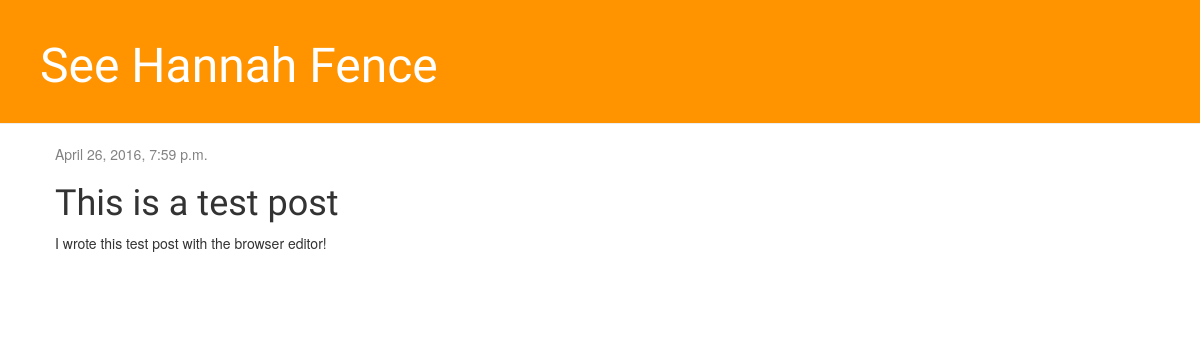
Screenshot of /post/7/ with the database file from the repository.
### blog/models.py (models this page shows, shortened)
class Post(models.Model):
    author = models.ForeignKey('auth.User')
    title = models.CharField(max_length=200)
    text = models.TextField()
    created_date = models.DateTimeField(default=timezone.now)
    published_date = models.DateTimeField(blank=True, null=True)

### blog/views.py (the view)
# urls.py: url(r'^post/(?P<pk>\d+)/$', views.post_detail, name='post_detail'),
def post_detail(request, pk):
    post = get_object_or_404(Post, pk=pk)
    return render(request, 'blog/post_detail.html', {'post': post})

### templates/blog/post_detail.html (shortened to what this page needs)
{% extends 'blog/base.html' %}
{% block content %}
    <div class="post">
        {% if post.published_date %}
            <div class="date">
                {{ post.published_date }}
            </div>
        {% endif %}
        <h1>{{ post.title }}</h1>
        <p>{{ post.text|linebreaks }}</p>
    </div>
{% endblock %}

### blog/static/css/blog.css (style rules this page uses)
h1, h2, h3, h4 { font-family: 'Lobster', cursive; }
.date { color: #828282; }
.post { margin-bottom: 70px; }

### rows the page displays
Post: published_date "April 26, 2016, 7:59 p.m.", title "This is a test post", text "I wrote this test post with the browser editor!"
